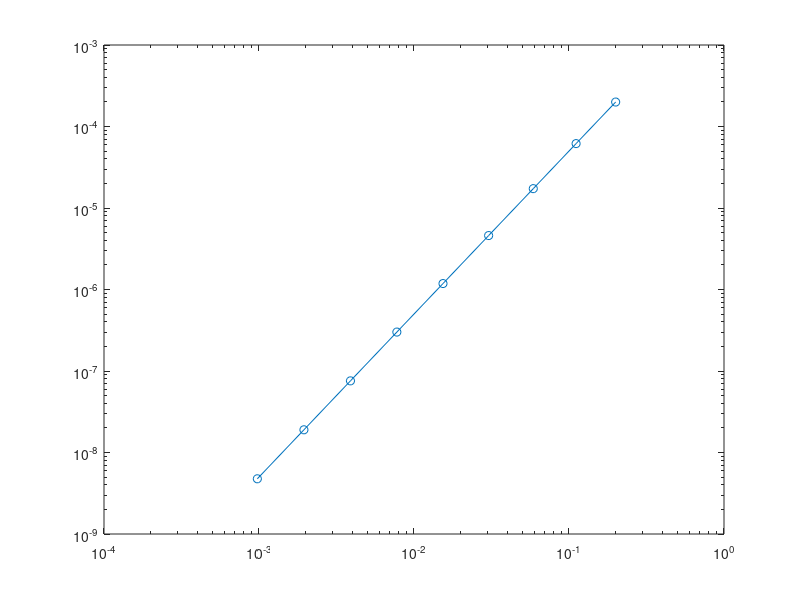

This chart was generated by the following MATLAB code: (Note: this script raises an error after producing the figure.)
clear; clc; close all; 

%% punto 1
%%%%%%%%%%%%%%%%%%%%%%%%%%%%%%%%%%%%%%%%%%%%%%%%%%%%%%%%%%%%%%%%%%%%%%%%%%%
% Discretizzazione problema di Poisson con differenza finite al variare
% dell'ampiezza della mesh
%%%%%%%%%%%%%%%%%%%%%%%%%%%%%%%%%%%%%%%%%%%%%%%%%%%%%%%%%%%%%%%%%%%%%%%%%%%

N = 2.^(2:10); 
tspan = [0, 1];
alpha = 1; beta = -1; % dati al bordo

% soluzione esatta se f = 1

% mi aspetto che l'errore sia nulla dal momento che le differenze finite
% centrate per la derivata seconda sono esatte per polinomi di grado 3.

% f = @(x) 1;
% u = @(x) -0.5*x.^2 - 1.5*x + 1;

% soluzione esatta se f(x) = sin(x)
u = @(x) sin(x) - (2+sin(1))*x +1;
f = @(x) sin(x);

err = zeros(length(N), 1);
H = zeros(length(N), 1);
for j = 1:length(N)
    n = N(j);
    h = 1/(n+1);
    H(j) = h; 
    x = linspace(tspan(1), tspan(2), n+2).';
    
    A = -(1/h^2) * spdiags(repmat([1, -2, 1], n, 1), -1:1, n, n);
    
    F = f(x(2:end-1));
    F(1) = F(1) + alpha/h^2;
    F(n) = F(n) + beta/h^2;
    
    U = [alpha; A\F; beta];
    
    err(j) = max(abs(u(x)-U));
end

figure; 
loglog(H, err, '-o', LineWidth=2, DisplayName='$\|u-u_h\|_\infty$');
hold on
grid on
loglog(H, err(length(N))*(H./H(length(N))).^2, '--r', DisplayName='$O(h^2)$')
legend(Location="best", Interpreter="latex")
title('Problema di Poisson con differenze finite', Interpreter='latex')


%% punto 2 (a)
%%%%%%%%%%%%%%%%%%%%%%%%%%%%%%%%%%%%%%%%%%%%%%%%%%%%%%%%%%%%%%%%%%%%%%%%%%%
% Equazione del calore con differenze finite
%%%%%%%%%%%%%%%%%%%%%%%%%%%%%%%%%%%%%%%%%%%%%%%%%%%%%%%%%%%%%%%%%%%%%%%%%%%
clear; clc;

u_0t = 0; u_1t = 0;
u_x0 = @(x) 100*sin(pi*x);

u = @(t, x) 100 * exp(-(pi^2)*t) .* sin(pi*x); % soluzione esatta

T = 0.2;
m = 2^10; % tempo
n = 2^10; % spazio

U = zeros(n+2, m+1);

t = linspace(0, T, m+1).';
x = linspace(0, 1, n+2).';

U(:, 1) = u_x0(x);
U(1, :) = u_0t * ones(1, m+1);
U(n+2, :) = u_1t * ones(1, m+1);

Dt = T/m;
h = 1/(n+1);

A = -(1/h^2) * spdiags(repmat([1, -2, 1], n, 1), -1:1, n, n);
A = eye(n) + Dt*A;
dA = decomposition(A); % per risolvere il sistema lineare in modo più efficiente

err = zeros(1, m);
for j=2:m+1
    
    F = U(2:n+1, j-1); % in questo problema f = 0
    
    U(2:end-1, j) = dA\F;
    err(j-1) = max(abs( u((j-1)*Dt, x) - U(:, j) ));

end

figure;
imagesc(t, x, U); colorbar eastoutside;
title('Equazione del calore', Interpreter='latex')
xlabel('Intervallo temporale')
ylabel('intervallo spaziale')


%%%%%%%%%%%%%%%%%%%%%%%%%%%%%%%%%%%%%%%%%%%%%%%%%%%%%%%%%%%%%%%%%%%%%%%%%%%
% Studio come l'errore dipende dal passo della discretizzazione Dt e h.
% In generale ho:
% errore del primo ordine in tempo; 
% errore del secondo ordine in spazio.
% Quindi si ha che errore = O(Dt) + O(h^2).
% Per studiare variazione errore in funzione di h impongo Dt = h^2
% Per studiare variazione errore in funzione di Dt impongo h = sqrt(Dt)
%%%%%%%%%%%%%%%%%%%%%%%%%%%%%%%%%%%%%%%%%%%%%%%%%%%%%%%%%%%%%%%%%%%%%%%%%%%

%%%%%%%%%%% Studio errore in funzione di h (errore in spazio) %%%%%%%%%%%%%

N = 2.^(4:10);

H = zeros(length(N), 1);
err_h = zeros(length(N), 1);

for j = 1:length(N)
    n = N(j);

    h = 1/(n+1);
    Dt = h^2; % per studiare variazione errore in funzione di h
    m = ceil(T/Dt);

    H(j) = h;


    U = zeros(n+2, m+1);

    t = linspace(0, T, m+1).';
    x = linspace(0, 1, n+2).';

    U(:, 1) = u_x0(x);
    U(1, :) = u_0t * ones(1, m+1);
    U(n+2, :) = u_1t * ones(1, m+1);

    A = -(1/h^2) * spdiags(repmat([1, -2, 1], n, 1), -1:1, n, n);
    A = eye(n) + Dt*A;
    dA = decomposition(A); % per risolvere il sistema lineare in modo più efficiente

    err = zeros(1, m);
    for jj=2:m+1

        F = U(2:n+1, jj-1); % in questo problema f = 0

        U(2:end-1, jj) = dA\F;
        err(jj-1) = max(abs( u((jj-1)*Dt, x) - U(:, jj) ));

    end

    err_h(j) = max(err);
    
end

figure; 
loglog(H, err_h, '-o', LineWidth=2, DisplayName='errore')
hold on
grid on
loglog(H, err_h(length(N))*(H./H(length(N))).^2, '--r', DisplayName='$O(h^2)$')
legend(Location="best", Interpreter='latex')
xlabel('h')
ylabel('errore')
title("Errore in funzione dell'ampiezza h", Interpreter='latex')


%%%%%%%%%%% Studio errore in funzione di Dt (errore in tempo) %%%%%%%%%%%%%

M = 2.^(4:10);
DT = zeros(length(M), 1);
err_t = zeros(length(M), 1);

for j = 1:length(M)
    m = M(j);
    Dt = T/m;
    DT(j) = Dt;
    h = sqrt(Dt); % per studiare variazione errore in funzione di Dt

    n = ceil(1/h)-1; 
    h = 1/(n+1);

    U = zeros(n+2, m+1);

    t = linspace(0, T, m+1).';
    x = linspace(0, 1, n+2).';

    U(:, 1) = u_x0(x);
    U(1, :) = u_0t * ones(1, m+1);
    U(n+2, :) = u_1t * ones(1, m+1);

    A = -(1/h^2) * spdiags(repmat([1, -2, 1], n, 1), -1:1, n, n);
    A = eye(n) + Dt*A;
    dA = decomposition(A); % per risolvere il sistema lineare in modo più efficiente

    err = zeros(1, m);
    for jj=2:m+1

        F = U(2:n+1, jj-1); % in questo problema f = 0

        U(2:end-1, jj) = dA\F;
        err(jj-1) = max(abs( u((jj-1)*Dt, x) - U(:, jj) ));

    end

    err_t(j) = max(err);

end

figure; 
loglog(DT, err_t, '-o', LineWidth=2, DisplayName='errore')
hold on
grid on
loglog(DT, err_t(length(M))*DT./DT(length(M)), '--r', DisplayName='$O(\Delta t)$')
legend(Location="best", Interpreter="latex")
xlabel('$\Delta t$', Interpreter='latex')
ylabel('errore')

title("Errore in funzione dell'ampiezza $\Delta t$", Interpreter='latex')
